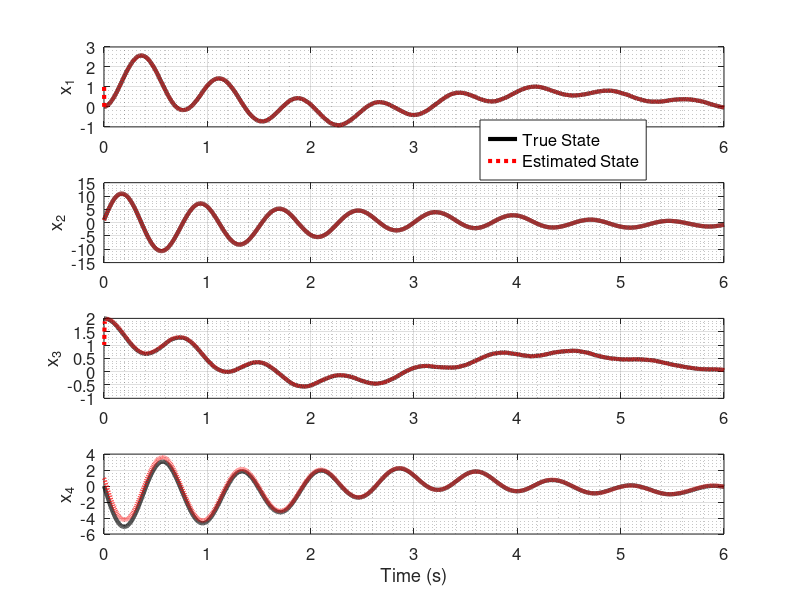

The MATLAB script that drew this image:
%% Research code by Agus Hasan

clear all;
clc;

%% Simulation time
tf  = 6;
dt  = 0.001;
t   = dt:dt:tf;

%% System Description (S. Ibrir, et al., Int. J. of Control, vol. 78,, pp. 385--395, 2005.)
F = [0     1     0    0;
     -48.6 -1.25 48.6 0;
     0     0     0    1;
     19.5  0    -19.5 0];
C = [1 0 0 0;
     0 1 0 0];
D = [0;21.6;0;0];

%% Discrete system
A = eye(4)+dt*F;
B = dt*D;

%% Noise
QF = 1*eye(rank(A));
RF = 4*eye(rank(C));

%% Initialization
x        = [0;1;2;0]; % True state
xhat     = [1;1;1;1]; % nonlinear observer
Pplus    = 1000*eye(rank(A));

%% Paramater
u     = 0.1;
d     = 3.33;

%% For plotting

xArray     = [];    
xhatArray  = [];

%% EKF algorithm
for i=1:(tf/dt)    
    xArray         = [xArray x];
    xhatArray      = [xhatArray xhat]; 
    
    % Simulate the system
    x = A*x+dt*[0;0;0;-d*sin(x(3))]+B*u+QF*dt*[randn randn randn randn]';
    y = C*x+RF*dt*[randn randn]';
    % predict
    xhat  = A*xhat+dt*[0;0;0;-d*sin(xhat(3))]+B*u;
    FX    = A+[0 0 0 0;0 0 0 0;0 0 0 0;0 0 -d*dt*cos(xhat(3)) 0];
    Pmin  = FX*Pplus*FX'+QF;
    % update
    KF    = Pmin*C'*inv(C*Pmin*C'+RF);
    xhat  = xhat+KF*(y-C*xhat);
    Pplus = (eye(rank(A))-KF*C)*Pmin;
end

%% Plotting
figure(1);
subplot(4,1,1)
plot(t,xArray(1,:), 'k', 'LineWidth', 3)
hold on
plot(t,xhatArray(1,:), 'r:', 'LineWidth', 3)
grid on;
grid minor
ylabel('x_1','FontSize',12)
set(gca,'FontSize',12)
h1 = legend('True State','Estimated State','FontSize',12);
subplot(4,1,2)
plot(t,xArray(2,:), 'k', 'LineWidth', 3)
hold on
plot(t,xhatArray(2,:), 'r:', 'LineWidth', 3)
grid on;
grid minor
ylabel('x_2','FontSize',12)
set(gca,'FontSize',12)
subplot(4,1,3)
plot(t,xArray(3,:), 'k', 'LineWidth', 3)
hold on
plot(t,xhatArray(3,:), 'r:', 'LineWidth', 3)
grid on;
grid minor
ylabel('x_3','FontSize',12)
set(gca,'FontSize',12)
subplot(4,1,4)
plot(t,xArray(4,:), 'k', 'LineWidth', 3)
hold on
plot(t,xhatArray(4,:), 'r:', 'LineWidth', 3)
grid on;
grid minor
ylabel('x_4','FontSize',12)
xlabel('Time (s)','FontSize',12)
set(gca,'FontSize',12)
set(h1, 'Position', [0.6, 0.7, .1, .1])